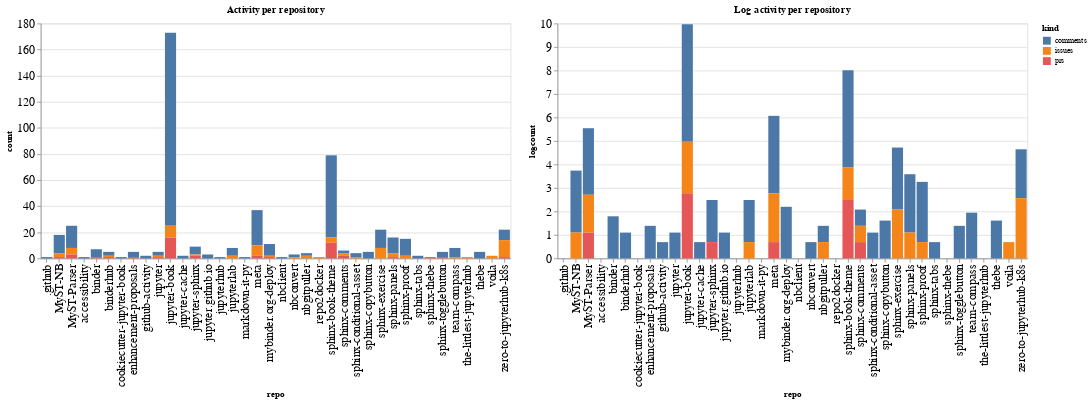

The notebook cell saved with this chart:
### Code cell
ch1 = alt.Chart(repo_summaries, width=600, title="Activity per repository").mark_bar().encode(
    x='repo',
    y='count',
    color='kind',
    tooltip="kind"
)

ch2 = alt.Chart(repo_summaries, width=600, title="Log activity per repository").mark_bar().encode(
    x='repo',
    y='logcount',
    color='kind',
    tooltip="kind"
)

ch1 | ch2

### Figure 1 — Vega-Lite specification as saved in the notebook (floating-point values rounded to 4 significant figures)
{"config": {"axisLeft": {"labelFontSize": 15}, "axisBottom": {"labelFontSize": 15}}, "hconcat": [{"mark": "bar", "encoding": {"color": {"type": "nominal", "field": "kind"}, "tooltip": {"type": "nominal", "field": "kind"}, "x": {"type": "nominal", "field": "repo"}, "y": {"type": "quantitative", "field": "count"}}, "title": "Activity per repository", "width": 600}, {"mark": "bar", "encoding": {"color": {"type": "nominal", "field": "kind"}, "tooltip": {"type": "nominal", "field": "kind"}, "x": {"type": "nominal", "field": "repo"}, "y": {"type": "quantitative", "field": "logcount"}}, "title": "Log activity per repository", "width": 600}], "data": {"name": "data-67817a60f6ff62f548d6ae3f635935c4"}, "$schema": "https://vega.github.io/schema/vega-lite/v4.8.1.json", "datasets": {"data-67817a60f6ff62f548d6ae3f635935c4": [{"repo": ".github", "kind": "comments", "count": 1, "logcount": 0.0}, {"repo": "MyST-NB", "kind": "comments", "count": 14, "logcount": 2.639}, {"repo": "MyST-NB", "kind": "issues", "count": 3, "logcount": 1.099}, {"repo": "MyST-NB", "kind": "prs", "count": 1, "logcount": 0.0}, {"repo": "MyST-Parser", "kind": "comments", "count": 17, "logcount": 2.833}, {"repo": "MyST-Parser", "kind": "issues", "count": 5, "logcount": 1.609}, {"repo": "MyST-Parser", "kind": "prs", "count": 3, "logcount": 1.099}, {"repo": "accessibility", "kind": "comments", "count": 1, "logcount": 0.0}, {"repo": "binder", "kind": "comments", "count": 6, "logcount": 1.792}, {"repo": "binder", "kind": "prs", "count": 1, "logcount": 0.0}, {"repo": "binderhub", "kind": "comments", "count": 3, "logcount": 1.099}, {"repo": "binderhub", "kind": "issues", "count": 1, "logcount": 0.0}, {"repo": "binderhub", "kind": "prs", "count": 1, "logcount": 0.0}, {"repo": "cookiecutter-jupyter-book", "kind": "comments", "count": 1, "logcount": 0.0}, {"repo": "enhancement-proposals", "kind": "comments", "count": 4, "logcount": 1.386}, {"repo": "enhancement-proposals", "kind": "prs", "count": 1, "logcount": 0.0}, {"repo": "github-activity", "kind": "comments", "count": 2, "logcount": 0.6931}, {"repo": "jupyter", "kind": "comments", "count": 3, "logcount": 1.099}, {"repo": "jupyter", "kind": "issues", "count": 1, "logcount": 0.0}, {"repo": "jupyter", "kind": "prs", "count": 1, "logcount": 0.0}, {"repo": "jupyter-book", "kind": "comments", "count": 148, "logcount": 4.997}, {"repo": "jupyter-book", "kind": "issues", "count": 9, "logcount": 2.197}, {"repo": "jupyter-book", "kind": "prs", "count": 16, "logcount": 2.773}, {"repo": "jupyter-cache", "kind": "comments", "count": 2, "logcount": 0.6931}, {"repo": "jupyter-sphinx", "kind": "comments", "count": 6, "logcount": 1.792}, {"repo": "jupyter-sphinx", "kind": "issues", "count": 1, "logcount": 0.0}, {"repo": "jupyter-sphinx", "kind": "prs", "count": 2, "logcount": 0.6931}, {"repo": "jupyter.github.io", "kind": "comments", "count": 3, "logcount": 1.099}, {"repo": "jupyterhub", "kind": "comments", "count": 1, "logcount": 0.0}, {"repo": "jupyterlab", "kind": "comments", "count": 6, "logcount": 1.792}, {"repo": "jupyterlab", "kind": "issues", "count": 2, "logcount": 0.6931}, {"repo": "markdown-it-py", "kind": "comments", "count": 1, "logcount": 0.0}, {"repo": "meta", "kind": "comments", "count": 27, "logcount": 3.296}, {"repo": "meta", "kind": "issues", "count": 8, "logcount": 2.079}, {"repo": "meta", "kind": "prs", "count": 2, "logcount": 0.6931}, {"repo": "mybinder.org-deploy", "kind": "comments", "count": 9, "logcount": 2.197}, {"repo": "mybinder.org-deploy", "kind": "issues", "count": 1, "logcount": 0.0}, {"repo": "mybinder.org-deploy", "kind": "prs", "count": 1, "logcount": 0.0}, {"repo": "nbclient", "kind": "comments", "count": 1, "logcount": 0.0}, {"repo": "nbconvert", "kind": "comments", "count": 2, "logcount": 0.6931}, {"repo": "nbconvert", "kind": "issues", "count": 1, "logcount": 0.0}, {"repo": "nbgitpuller", "kind": "comments", "count": 2, "logcount": 0.6931}, {"repo": "nbgitpuller", "kind": "issues", "count": 2, "logcount": 0.6931}, {"repo": "repo2docker", "kind": "issues", "count": 1, "logcount": 0.0}, {"repo": "sphinx-book-theme", "kind": "comments", "count": 63, "logcount": 4.143}, {"repo": "sphinx-book-theme", "kind": "issues", "count": 4, "logcount": 1.386}, {"repo": "sphinx-book-theme", "kind": "prs", "count": 12, "logcount": 2.485}, {"repo": "sphinx-comments", "kind": "comments", "count": 2, "logcount": 0.6931}, {"repo": "sphinx-comments", "kind": "issues", "count": 2, "logcount": 0.6931}, {"repo": "sphinx-comments", "kind": "prs", "count": 2, "logcount": 0.6931}, {"repo": "sphinx-conditional-asset", "kind": "comments", "count": 3, "logcount": 1.099}, {"repo": "sphinx-conditional-asset", "kind": "issues", "count": 1, "logcount": 0.0}, {"repo": "sphinx-copybutton", "kind": "comments", "count": 5, "logcount": 1.609}, {"repo": "sphinx-exercise", "kind": "comments", "count": 14, "logcount": 2.639}, {"repo": "sphinx-exercise", "kind": "issues", "count": 8, "logcount": 2.079}, {"repo": "sphinx-panels", "kind": "comments", "count": 12, "logcount": 2.485}, {"repo": "sphinx-panels", "kind": "issues", "count": 3, "logcount": 1.099}, {"repo": "sphinx-panels", "kind": "prs", "count": 1, "logcount": 0.0}, {"repo": "sphinx-proof", "kind": "comments", "count": 13, "logcount": 2.565}, {"repo": "sphinx-proof", "kind": "issues", "count": 2, "logcount": 0.6931}, {"repo": "sphinx-tabs", "kind": "comments", "count": 2, "logcount": 0.6931}, {"repo": "sphinx-thebe", "kind": "prs", "count": 1, "logcount": 0.0}, {"repo": "sphinx-togglebutton", "kind": "comments", "count": 4, "logcount": 1.386}, {"repo": "sphinx-togglebutton", "kind": "prs", "count": 1, "logcount": 0.0}, {"repo": "team-compass", "kind": "comments", "count": 7, "logcount": 1.946}, {"repo": "team-compass", "kind": "issues", "count": 1, "logcount": 0.0}, {"repo": "the-littlest-jupyterhub", "kind": "issues", "count": 1, "logcount": 0.0}, {"repo": "thebe", "kind": "comments", "count": 5, "logcount": 1.609}, {"repo": "voila", "kind": "issues", "count": 2, "logcount": 0.6931}, {"repo": "zero-to-jupyterhub-k8s", "kind": "comments", "count": 8, "logcount": 2.079}, {"repo": "zero-to-jupyterhub-k8s", "kind": "issues", "count": 13, "logcount": 2.565}, {"repo": "zero-to-jupyterhub-k8s", "kind": "prs", "count": 1, "logcount": 0.0}]}}
